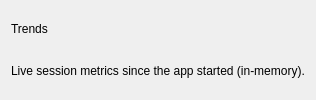
<?xml version="1.0" encoding="UTF-8"?>
<ui version="4.0">
 <class>QtTrendsPage</class>
 <widget class="QWidget" name="QtTrendsPage">
  <layout class="QVBoxLayout" name="rootLayout">
   <item>
    <widget class="QLabel" name="headerLabel">
     <property name="text">
      <string>Trends</string>
     </property>
    </widget>
   </item>
   <item>
    <widget class="QLabel" name="noteLabel">
     <property name="text">
      <string>Live session metrics since the app started (in-memory).</string>
     </property>
    </widget>
   </item>
   <item>
    <layout class="QVBoxLayout" name="chartLayout"/>
   </item>
  </layout>
 </widget>
 <resources/>
 <connections/>
</ui>
